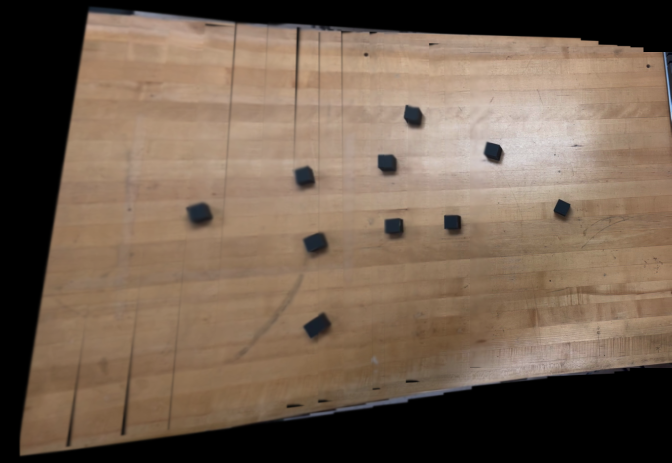
#> input picture scripts/blackcubesStitched15.png, 1343 x 925 px, found by its file name (shown at 1/2 size)
$ python cubeDetection.py
#> lines starting #> are read from the running program, lines starting #| are printed output that depends on the picture; after the words box and inside, x2 and y2 are one past the last pixel; in counts of white or black regions, pixels touching at a corner belong together
import cv2
import numpy as np

img = cv2.imread('/Users/joshchung/Desktop/thesis/imageStitch/scripts/blackcubesStitched15.png')
#> img is the input picture: shape (925, 1343, 3); mean B, G, R 80.4, 96.8, 115.9
imgGry = cv2.cvtColor(img, cv2.COLOR_BGR2GRAY)
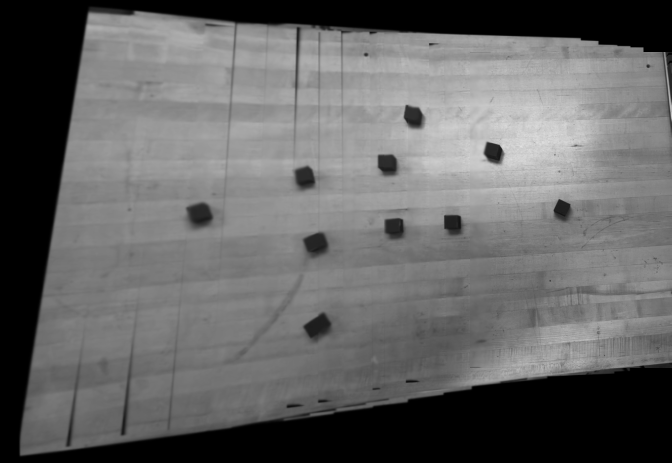
#> imgGry: shape (925, 1343) (shown at 1/2 size); min 0, max 230, mean 100.7

_, thrash = cv2.threshold(imgGry, 60, 255, cv2.THRESH_BINARY_INV)
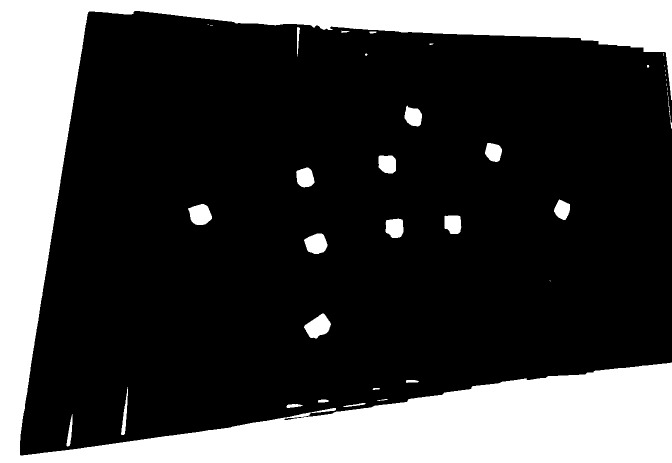
#> thrash: shape (925, 1343) (shown at 1/2 size); 25.9% white; 40 white regions (15 under 20 px)
contours, _ = cv2.findContours(thrash, cv2.RETR_TREE, cv2.CHAIN_APPROX_SIMPLE)
#> contours = 40 contours, 19 with area under 20; largest, box (x1, y1, x2, y2) and area: (0, 0, 1343, 925) 303472, (608, 627, 662, 677) 1594, (376, 408, 424, 450) 1418, (608, 467, 655, 508) 1367, (771, 437, 807, 476) 1112

thresholdMin = 500
thresholdMax = 2000
temp = []
for cou in contours:
    if cv2.contourArea(cou)>=thresholdMin and cv2.contourArea(cou)<=thresholdMax:
        temp.append(cou)
#> this loop made 40 passes
#> cou on passes 10, 22, 23, 24, 25, 26, 27, 28, 29, 30, 33, 38: [[1099, 561], [1100, 562], [1100, 561]], [[1336, 193], [1336, 200]], [[1335, 184], [1335, 190]], [[1334, 175], [1334, 180]], [[1333, 167], [1333, 171]], [[1332, 158], [1332, 161]], [[1331, 148], [1331, 151]], [[1330, 140], [1330, 143]], [[1329, 133]], [[1329, 130], [1329, 131]], [[1326, 106], [1326, 111]], [[420, 50], [425, 50]]
#> after the loop, temp = 10 contours; largest, box (x1, y1, x2, y2) and area: (608, 627, 662, 677) 1594, (376, 408, 424, 450) 1418, (608, 467, 655, 508) 1367, (771, 437, 807, 476) 1112, (592, 335, 629, 375) 1072


cv2.drawContours(img, temp, -1, (0,255,0), 3)
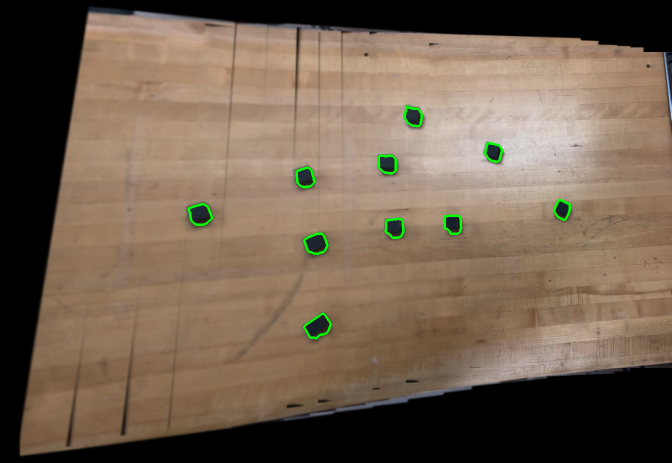
#> img: shape (925, 1343, 3) (shown at 1/2 size); 0.47% of pixels changed, all inside (x1, y1, x2, y2) = (374, 209, 1142, 679)
cv2.imwrite("blobblackcubedetection.png", img)


"""for contour in contours:
    approx = cv2.approxPolyDP(contour, 0.01 * cv2.arcLength(contour, True), True)
    cv2.drawContours(img, [approx], 0, (255, 0, 0), 5)"""

#cv2.imwrite('blackcubedetection.png', img)

$ run again, with scripts/0.png copied over scripts/blackcubesStitched15.png
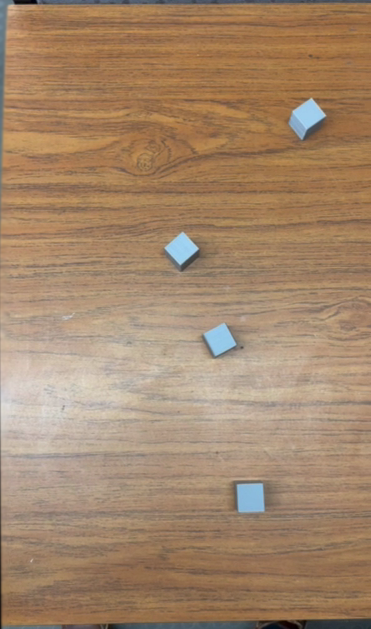
#> input picture scripts/0.png, 371 x 629 px, found by its file name
#> img is the input picture: shape (629, 371, 3); mean B, G, R 106.7, 134.3, 163.4
#> `_, thrash = cv2.threshold(imgGry, 60, 255, cv2.THRESH_BINARY_INV)`:
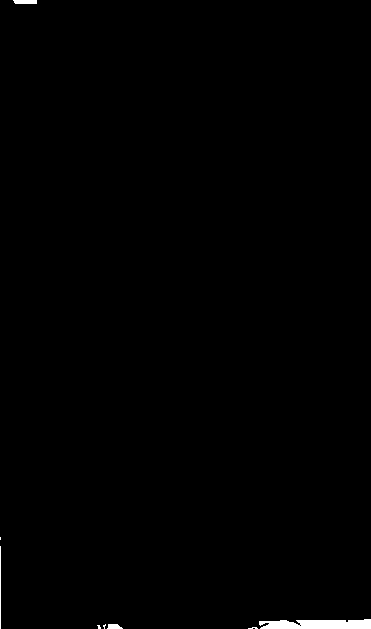
#> thrash: shape (629, 371); 0.52% white; 8 white regions (4 under 20 px)
#> contours = 9 contours, 6 with area under 20; largest, box (x1, y1, x2, y2) and area: (259, 619, 371, 629) 808, (13, 0, 37, 4) 66, (107, 624, 123, 629) 46
#> the loop `for cou in contours:` made 9 passes
#> cou on passes 6 to 8: [[299, 625], [300, 624], [301, 625], [300, 626]], [[0, 546], [0, 628]], [[0, 537], [0, 539]]
#> after the loop `for cou in contours:`: temp = 1 contour; box (x1, y1, x2, y2) and area: (259, 619, 371, 629) 808
#> `cv2.drawContours(img, temp, -1, (0,255,0), 3)`:
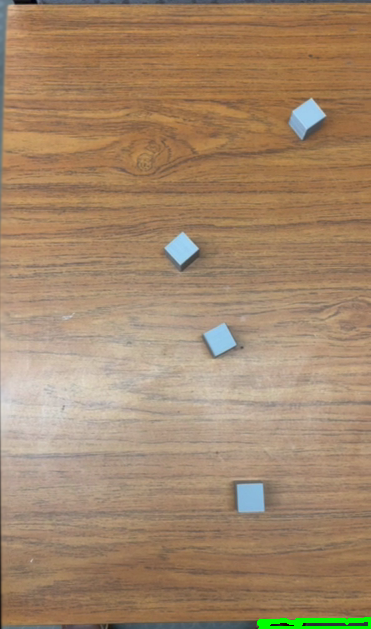
#> img: shape (629, 371, 3); 0.42% of pixels changed, all inside (x1, y1, x2, y2) = (257, 617, 371, 629)

$ run again, with scripts/1.png copied over scripts/blackcubesStitched15.png
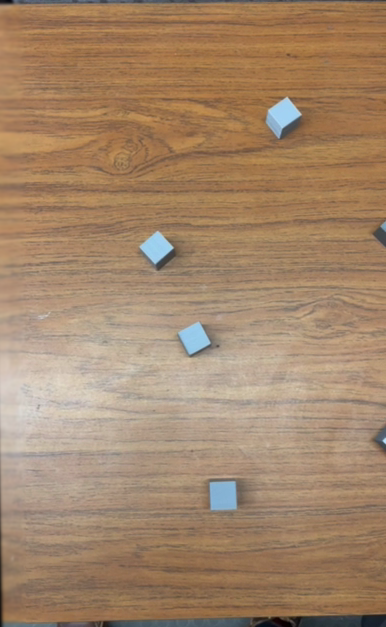
#> input picture scripts/1.png, 386 x 627 px, found by its file name
#> img is the input picture: shape (627, 386, 3); mean B, G, R 105.9, 133.7, 163
#> `_, thrash = cv2.threshold(imgGry, 60, 255, cv2.THRESH_BINARY_INV)`:
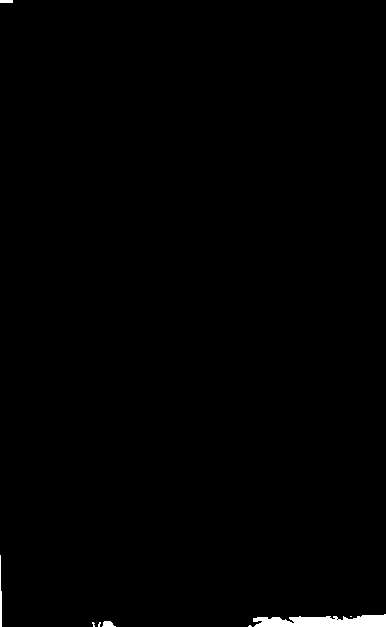
#> thrash: shape (627, 386); 0.63% white; 8 white regions (4 under 20 px)
#> contours = 9 contours, 5 with area under 20; largest, box (x1, y1, x2, y2) and area: (253, 614, 386, 627) 1132, (102, 621, 116, 627) 45, (0, 555, 2, 627) 36, (0, 0, 13, 3) 24
#> the loop `for cou in contours:` made 9 passes
#> cou on passes 1, 5, 7, 9: [[249, 625], [248, 626], [251, 626], [250, 625]], [[350, 616], [351, 616]], [[336, 619], [337, 618], [338, 619], [337, 620]], [[0, 0], [0, 2], [12, 2], [12, 0]]
#> after the loop `for cou in contours:`: temp = 1 contour; box (x1, y1, x2, y2) and area: (253, 614, 386, 627) 1132
#> `cv2.drawContours(img, temp, -1, (0,255,0), 3)`:
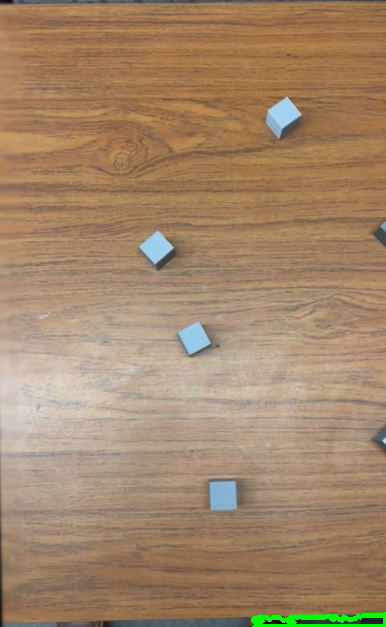
#> img: shape (627, 386, 3); 0.49% of pixels changed, all inside (x1, y1, x2, y2) = (251, 612, 386, 627)
